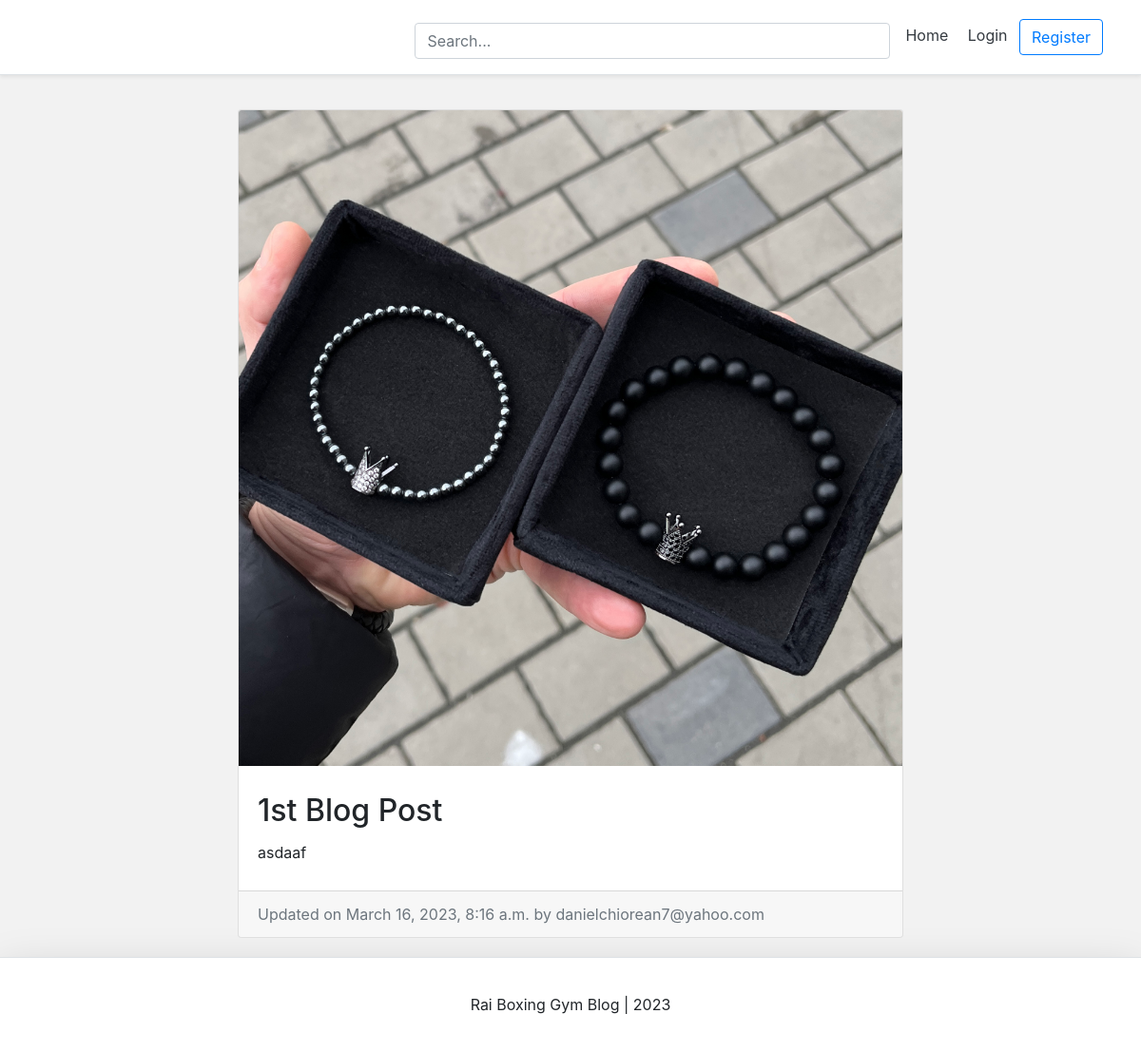
The page /blog/chyo-1st-blog-post/ on the database its author committed.
### blog/models.py (models this page shows, shortened)
class BlogPost(models.Model):
	title = models.CharField(max_length=50, null=False, blank=False)
	body = models.TextField(max_length=5000, null=False, blank=False)
	image = models.ImageField(upload_to=upload_location, null=False, blank=False)
	date_published = models.DateTimeField(auto_now_add=True, verbose_name="date published")
	date_updated = models.DateTimeField(auto_now=True, verbose_name="date updated")
	author = models.ForeignKey(settings.AUTH_USER_MODEL, on_delete=models.CASCADE)
	slug = models.SlugField(blank=True, unique=True)

### account/models.py (models this page shows, shortened)
class Account(AbstractBaseUser):
	email 					= models.EmailField(verbose_name="email", max_length=60, unique=True)
	username 				= models.CharField(max_length=30, unique=True)
	date_joined				= models.DateTimeField(verbose_name='date joined', auto_now_add=True)
	last_login				= models.DateTimeField(verbose_name='last login', auto_now=True)
	is_admin				= models.BooleanField(default=False)
	is_active				= models.BooleanField(default=True)
	is_staff				= models.BooleanField(default=False)
	is_superuser			= models.BooleanField(default=False)
	USERNAME_FIELD = 'email'
	REQUIRED_FIELDS = ['username']
	objects = MyAccountManager()
	def __str__(self):
		return self.email

### blog/views.py (the view)
# urls.py: path('<slug>/', detail_blog_view, name='detail'),
def detail_blog_view(request, slug):
	context = {}
	blog_post = get_object_or_404(BlogPost, slug=slug)
	context['blog_post'] = blog_post
	return render(request, 'blog/detail_blog.html', context)

### blog/templates/blog/detail_blog.html (shortened to what this page needs)
{% extends 'base.html' %}
{% block content %}
<div class="container">
	<div class="row">
		<div class="card m-auto">
			<img class="card-img-top" src="{{blog_post.image.url}}">
			<div class="card-body my-2">
				<h2 class="card-title">{{blog_post.title}}</h2>
				<p class="card-text">{{blog_post.body|safe}}</p>
			</div>
			<div class="card-footer text-muted">
				Updated on {{blog_post.date_updated}} by {{blog_post.author}}
			</div>
		</div>
	</div>
</div>
{% endblock %}

### templates/snippets/base_css.html (style rules this page uses)
body { background-color: #f2f2f2; }

### templates/snippets/header.html (style rules this page uses)
@media (min-width: 768px) { html { font-size: 16px; } }

### blog/templates/blog/detail_blog.html (style rules this page uses)
.card { max-width: 700px; }
.container { padding: 20px; }

### rows shown on the page
BlogPost: image (picture), title "1st Blog Post", body "asdaaf", date_updated "March 16, 2023, 8:16 a.m.", author "danielchiorean7@yahoo.com"
